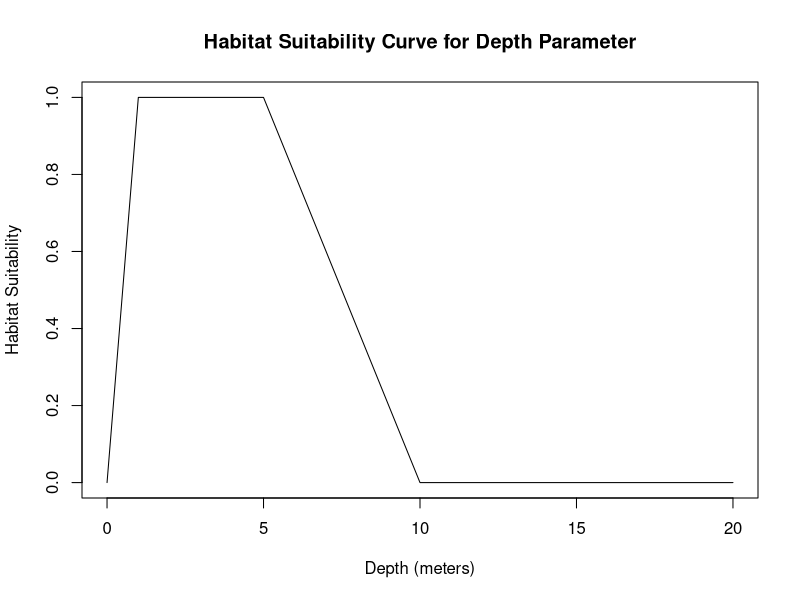
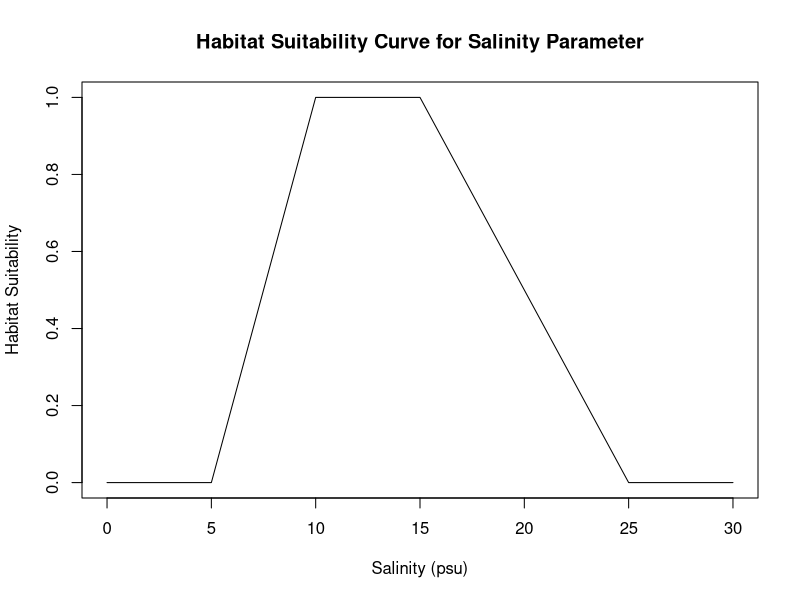
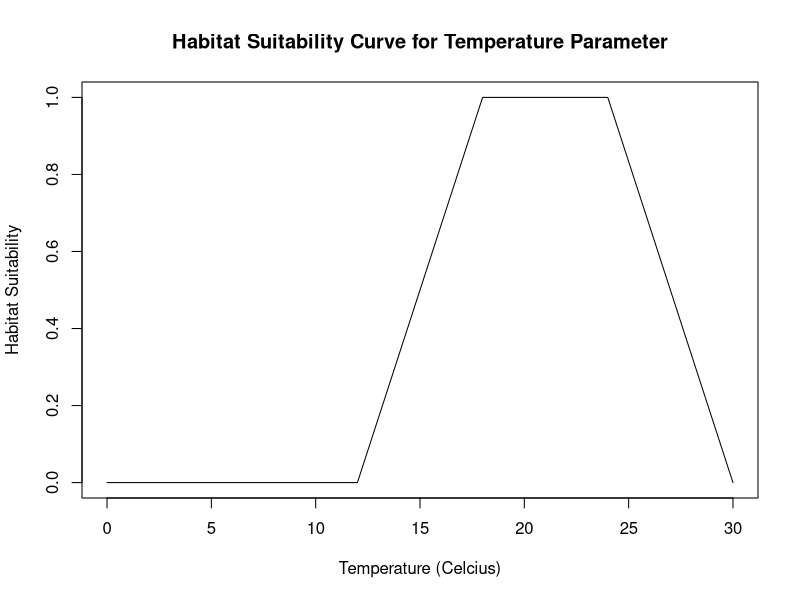
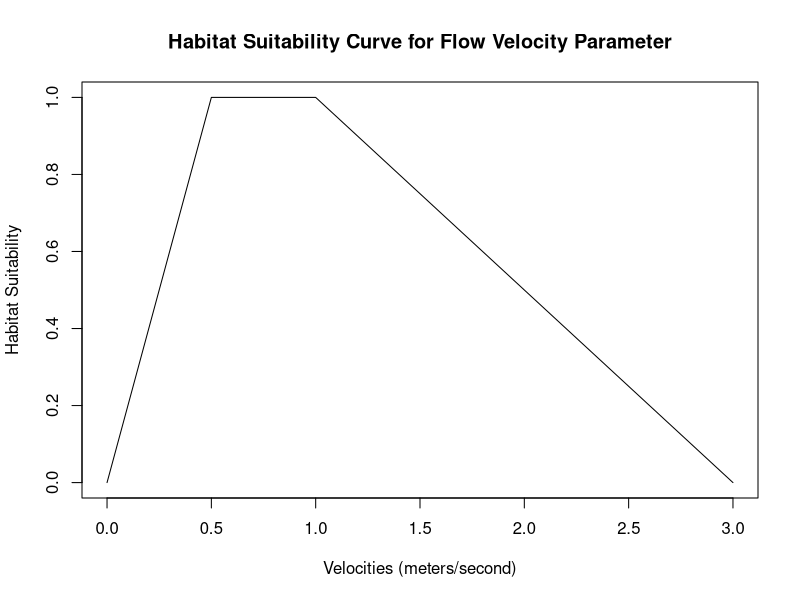
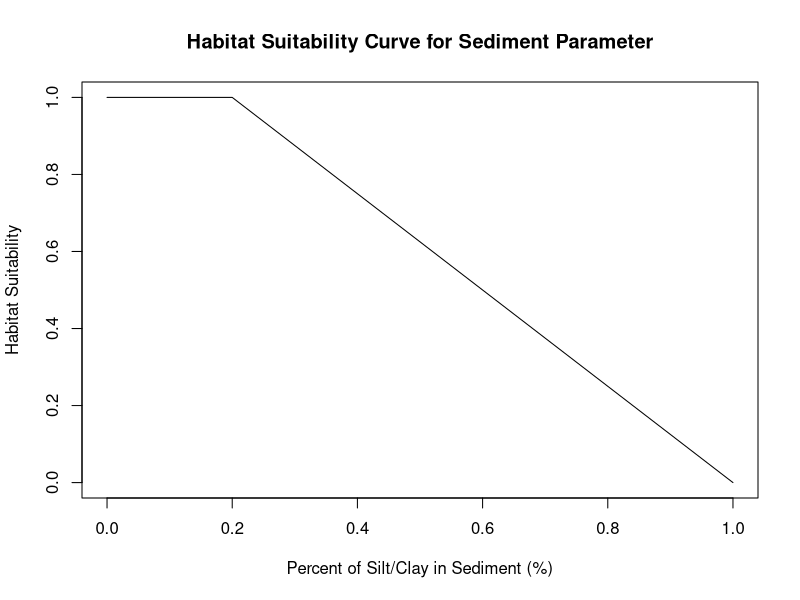

The R script that drew these images, in order:
## ---- chunk 1
#depth_range <- c(0.305,0.61)#in meters
depth <- (0.305+1)/2 #average between min & max
depth_suitability_curve <- function(depth) {
  # Define the optimal range for depth
  optimal_depth_range <- c(1, 5) # meters

  # Define the lower and upper thresholds for depth
  lower_threshold <- 0 # meters
  upper_threshold <- 10 # meters

  # Compute the habitat suitability score based on depth
  if (depth < lower_threshold | depth > upper_threshold) {
    suitability_score <- 0
  } else if (depth >= optimal_depth_range[1] & depth <= optimal_depth_range[2]) {
    suitability_score <- 1
  } else if (depth < optimal_depth_range[1]) {
    suitability_score <- (depth - lower_threshold) / (optimal_depth_range[1] - lower_threshold)
  } else if (depth > optimal_depth_range[2]) {
    suitability_score <- (upper_threshold - depth) / (upper_threshold - optimal_depth_range[2])
  }

  return(suitability_score)
}
plot_depth_suitability_curve <- function() {
  # Define the range of depths to plot
  depths <- seq(0, 20, by = 0.01)

  # Compute the habitat suitability score for each depth value
  suitability_scores <- sapply(depths, depth_suitability_curve)

  # Plot the suitability scores as a curve
  plot(depths, suitability_scores, type = "l", xlab = "Depth (meters)", ylab = "Habitat Suitability", ylim=c(0,1),
       main = "Habitat Suitability Curve for Depth Parameter")
}
plot_depth_suitability_curve()
## ---- chunk 2
#optimal Salinity range from 0.0psu-0.5psu
Salinity <- (0.5+5)/2 #average between min & max
salinity_suitability_curve <- function(Salinity,optimal_salinity_range) {
  # Define the optimal range for Salinity
  optimal_salinity_range <- c(10, 15) #psu

  # Define the lower and upper thresholds for Salinity
  lower_threshold <- 5 # psu
  upper_threshold <- 25 # psu

  # Compute the habitat suitability score based on Salinity
  if (Salinity < lower_threshold | Salinity > upper_threshold) {
    suitability_score <- 0
  } else if (Salinity >= optimal_salinity_range[1] & Salinity <= optimal_salinity_range[2]) {
    suitability_score <- 1
  } else if (Salinity < optimal_salinity_range[1]) {
    suitability_score <- (Salinity - lower_threshold) / (optimal_salinity_range[1] - lower_threshold)
  } else if (Salinity > optimal_salinity_range[2]) {
    suitability_score <- (upper_threshold - Salinity) / (upper_threshold - optimal_salinity_range[2])
  }

  return(suitability_score)
}
plot_salinity_suitability_curve <- function() {
  # Define the range of Salinities to plot
  Salinities <- seq(0, 30, by = 0.01)

  # Compute the habitat suitability score for each depth value
  suitability_scores <- sapply(Salinities, salinity_suitability_curve)

  # Plot the suitability scores as a curve
  plot(Salinities, suitability_scores, type = "l", xlab = "Salinity (psu)", ylab = "Habitat Suitability", ylim=c(0,1),
       main = "Habitat Suitability Curve for Salinity Parameter")
}
plot_salinity_suitability_curve()
## ---- chunk 3
#optimal temperature range from 0.0psu-0.5psu
temperature <- (6+15)/2 #average between min & max
temperature_suitability_curve <- function(temperature,optimal_temp_range) {
  # Define the optimal range for temperature
  optimal_temp_range <- c(18,24) #celcius

  # Define the lower and upper thresholds for temperature
  lower_threshold <- 12 # psu
  upper_threshold <- 30 # psu

  # Compute the habitat suitability score based on temperature
  if (temperature < lower_threshold | temperature > upper_threshold) {
    suitability_score <- 0
  } else if (temperature >= optimal_temp_range[1] & temperature <= optimal_temp_range[2]) {
    suitability_score <- 1
  } else if (temperature < optimal_temp_range[1]) {
    suitability_score <- (temperature - lower_threshold) / (optimal_temp_range[1] - lower_threshold)
  } else if (temperature > optimal_temp_range[2]) {
    suitability_score <- (upper_threshold - temperature) / (upper_threshold - optimal_temp_range[2])
  }

  return(suitability_score)
}
plot_temperature_suitability_curve <- function() {
  # Define the range of temperature to plot
  temps <- seq(0, 30, by = 0.01)

  # Compute the habitat suitability score for each depth value
  suitability_scores <- sapply(temps, temperature_suitability_curve)

  # Plot the suitability scores as a curve
  plot(temps, suitability_scores, type = "l", xlab = "Temperature (Celcius)", ylab = "Habitat Suitability", ylim=c(0,1),
       main = "Habitat Suitability Curve for Temperature Parameter")
}
plot_temperature_suitability_curve()
## ---- chunk 4
#depth_range <- c(0.305,0.61)#in meters
flow_velocity <- (0.3-0.5)/2 #average between min & max
flow_velocity_suitability <- function(flow_velocity) {
  # Define the optimal range for depth
  optimal_velocity_range <- c(0.5, 1) # meters/second

  # Define the lower and upper thresholds for depth
  lower_threshold <- 0 # meters/second
  upper_threshold <- 3 # meters/second

  # Compute the habitat suitability score based on depth
  if (flow_velocity < lower_threshold | flow_velocity > upper_threshold) {
    suitability_score <- 0
  } else if (flow_velocity >= optimal_velocity_range[1] & flow_velocity <= optimal_velocity_range[2]) {
    suitability_score <- 1
  } else if (flow_velocity < optimal_velocity_range[1]) {
    suitability_score <- (flow_velocity - lower_threshold) / (optimal_velocity_range[1] - lower_threshold)
  } else if (flow_velocity > optimal_velocity_range[2]) {
    suitability_score <- (upper_threshold - flow_velocity) / (upper_threshold - optimal_velocity_range[2])
  }

  return(suitability_score)
}
plot_Velocity_suitability_curve <- function() {
  # Define the range of depths to plot
  velocities <- seq(0,3, by = 0.01)

  # Compute the habitat suitability score for each depth value
  suitability_scores <- sapply(velocities, flow_velocity_suitability)

  # Plot the suitability scores as a curve
  plot(velocities, suitability_scores, type = "l", xlab = "Velocities (meters/second)", ylab = "Habitat Suitability", ylim=c(0,1),
       main = "Habitat Suitability Curve for Flow Velocity Parameter")
}
plot_Velocity_suitability_curve()
## ---- chunk 5
#depth_range <- c(0.305,0.61)#in meters
SiltClay_per <- (0-0.2)/2 #average between min & max
siltclay_suitability <- function(SiltClay_per) {
  # Define the optimal range for depth
  optimal_siltclay_range <- c(0, 0.2) # percent

  # Define the lower and upper thresholds for silt clay percentage
  lower_threshold <- 0 # meters/second
  upper_threshold <- 1 # meters/second

  # Compute the habitat suitability score based on depth
  if (SiltClay_per < lower_threshold | SiltClay_per > upper_threshold) {
    suitability_score <- 0
  } else if (SiltClay_per >= optimal_siltclay_range[1] & SiltClay_per <= optimal_siltclay_range[2]) {
    suitability_score <- 1
  } else if (SiltClay_per < optimal_siltclay_range[1]) {
    suitability_score <- (SiltClay_per - lower_threshold) / (optimal_siltclay_range[1] - lower_threshold)
  } else if (SiltClay_per > optimal_siltclay_range[2]) {
    suitability_score <- (upper_threshold - SiltClay_per) / (upper_threshold - optimal_siltclay_range[2])
  }

  return(suitability_score)
}
plot_SiltClay_suitability_curve <- function() {
  # Define the range of depths to plot
  siltclay_percentile <- seq(0,1, by = 0.01)

  # Compute the habitat suitability score for each depth value
  suitability_scores <- sapply(siltclay_percentile, siltclay_suitability)

  # Plot the suitability scores as a curve
  plot(siltclay_percentile, suitability_scores, type = "l", xlab = "Percent of Silt/Clay in Sediment (%)", ylab = "Habitat Suitability", ylim=c(0,1),
       main = "Habitat Suitability Curve for Sediment Parameter")
}
plot_SiltClay_suitability_curve()
